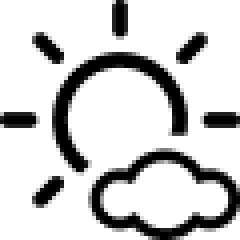
#> input picture mcp-weather-ink-suite/client-pi/src/resources/weather_type/102.png, 60 x 60 px (shown 4 times larger)
$ python simulate_display.py
#> lines starting #> are read from the running program, lines starting #| are printed output that depends on the picture
#> in generate_weather_image, `image = Image.new("RGB", (settings.EPD_WIDTH, settings.EPD_HEIGHT), se..`: image: PIL image 264x176 RGB; every value is 255
### mcp-weather-ink-suite/client-pi/src/services/drawing.py
"""
Drawing and image generation service.
Contains all logic for creating the weather display interface.
"""
import os
from PIL import Image, ImageDraw, ImageFont
from typing import Dict, Tuple
from config import settings

# WMO Weather Code to Icon File Mapping
# Maps Open-Meteo WMO codes to local icon filenames
WMO_MAPPING = {
    0: "100.png",      # Clear sky
    1: "102.png",      # Mainly clear
    2: "103.png",      # Partly cloudy
    3: "104.png",      # Overcast
    45: "501.png",     # Fog
    48: "510.png",     # Depositing rime fog
    51: "309.png",     # Light drizzle
    53: "309.png",     # Moderate drizzle
    55: "309.png",     # Dense drizzle
    56: "313.png",     # Light freezing drizzle
    57: "313.png",     # Dense freezing drizzle
    61: "305.png",     # Slight rain
    63: "306.png",     # Moderate rain
    65: "307.png",     # Heavy rain
    66: "313.png",     # Light freezing rain
    67: "313.png",     # Heavy freezing rain
    71: "400.png",     # Slight snow fall
    73: "401.png",     # Moderate snow fall
    75: "402.png",     # Heavy snow fall
    77: "400.png",     # Snow grains
    80: "300.png",     # Slight rain showers
    81: "300.png",     # Moderate rain showers
    82: "301.png",     # Violent rain showers
    85: "407.png",     # Slight snow showers
    86: "407.png",     # Heavy snow showers
    95: "302.png",     # Thunderstorm
    96: "304.png",     # Thunderstorm with slight hail
    99: "304.png",     # Thunderstorm with heavy hail
}


def load_font(size: int) -> ImageFont.FreeTypeFont:
    """
    Load font with specified size.

    Args:
        size: Font size in points

    Returns:
        Font object (falls back to default if custom font not found)
    """
    try:
        return ImageFont.truetype(settings.font_path, size)
    except IOError:
        return ImageFont.load_default()


def sanitize_text(text: str) -> str:
    """
    Sanitize text for display compatibility.

    Replaces problematic characters that may not render correctly.

    Args:
        text: Input text (will be converted to string if not already)

    Returns:
        Sanitized text string
    """
    if not isinstance(text, str):
        text = str(text)
    return text.replace("℃", "°C").replace("μ", "u").replace("！", "!").replace("：", ":")


def recolor_icon(icon_path: str, target_color: Tuple[int, int, int]) -> Image.Image:
    """
    Load an icon and recolor it to the target color.

    Args:
        icon_path: Full path to the icon file
        target_color: RGB tuple for target color

    Returns:
        RGBA Image with recolored icon (transparent background)
    """
#> called with target_color = (255, 0, 0)
    if not os.path.exists(icon_path):
        return Image.new("RGBA", (20, 20), (0, 0, 0, 0))

    icon = Image.open(icon_path).convert("RGBA")
#> icon is the input picture: PIL image 60x60 RGBA; mean R, G, B, A 0, 0, 0, 48.9
    color_block = Image.new("RGBA", icon.size, target_color)
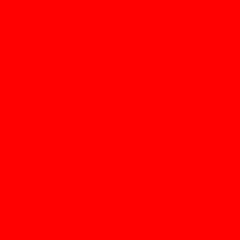
#> color_block: PIL image 60x60 RGBA (shown 4 times larger); mean R, G, B, A 255, 0, 0, 255
    result = Image.new("RGBA", icon.size, (0, 0, 0, 0))
#> result: PIL image 60x60 RGBA; every value is 0
    result.paste(color_block, (0, 0), mask=icon)
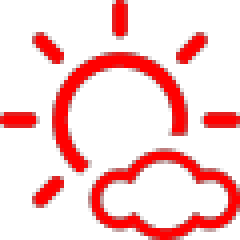
#> result: PIL image 60x60 RGBA (shown 4 times larger); mean R, G, B, A 48.9, 0, 0, 48.9; transparent parts drawn white
    return result


def draw_text_centered_x(
    draw: ImageDraw.Draw,
    text: str,
    font: ImageFont.FreeTypeFont,
    y: int,
    center_x: int,
    color: Tuple[int, int, int]
) -> None:
    """
    Draw text centered horizontally at specified y position.

    Args:
        draw: PIL ImageDraw object
        text: Text to draw
        font: Font to use
        y: Y coordinate
        center_x: X coordinate for center alignment
        color: Text color (RGB tuple)
    """
    text = sanitize_text(text)
    bbox = draw.textbbox((0, 0), text, font=font)
    text_width = bbox[2] - bbox[0]
    draw.text((center_x - text_width / 2, y), text, font=font, fill=color)


def draw_text_absolute(
    draw: ImageDraw.Draw,
    text: str,
    font: ImageFont.FreeTypeFont,
    x: int,
    y: int,
    color: Tuple[int, int, int] = (0, 0, 0)
) -> None:
    """
    Draw text at absolute coordinates.

    Args:
        draw: PIL ImageDraw object
        text: Text to draw
        font: Font to use
        x: X coordinate
        y: Y coordinate
        color: Text color (RGB tuple)
    """
    text = sanitize_text(text)
    draw.text((x, y), text, font=font, fill=color)


def get_aqi_icon_and_level(aqi: int) -> Tuple[str, str]:
    """
    Get emoticon filename and pollution level text based on AQI value.

    Args:
        aqi: Air Quality Index value

    Returns:
        Tuple of (emoticon_filename, pollution_level_text)
    """
    if 0 <= aqi <= 50:
        return "emoticon-happy-outline.png", "Good"
    elif 51 <= aqi <= 100:
        return "emoticon-neutral-outline.png", "Moderate"
    elif 101 <= aqi <= 150:
        return "emoticon-sad-outline.png", "Unhealthy\nfor Sensitive Groups"
    elif 151 <= aqi <= 200:
        return "emoticon-cry-outline.png", "Unhealthy"
    elif 201 <= aqi <= 300:
        return "emoticon-sick-outline.png", "Very Unhealthy"
    else:
        return "emoticon-dead-outline.png", "Hazardous"


# [44 lines left out: function split_image_for_epd, not called in this run]


def generate_weather_image(data: Dict) -> Image.Image:
    """
    Generate the complete weather display interface as an RGB image.

    Implements three-tier AQI color scheme:
    1. 0-100: White background, black text (normal)
    2. 101-200: White background, red highlights (warning)
    3. >200: Red background, white text (alert)

    Args:
        data: Dictionary containing display data with keys:
            - country_code: ISO country code (e.g., "CHN")
            - city_name: City name (e.g., "Chongqing")
            - timestamp: Formatted timestamp string
            - weather_code: WMO weather code (integer)
            - weather_desc: Weather description text
            - temperature: Temperature value (float or string)
            - aqi: Air Quality Index (integer)
            - pm25: PM2.5 concentration value
            - advice_msg: Health advice message (max 32 chars)

    Returns:
        RGB PIL Image ready for display
    """
    image = Image.new("RGB", (settings.EPD_WIDTH, settings.EPD_HEIGHT), settings.COLOR_WHITE)
    draw = ImageDraw.Draw(image)

    # Load fonts
    fonts = {
        13: load_font(13),
        14: load_font(14),
        15: load_font(15),
        16: load_font(16),
        20: load_font(20),
        48: load_font(48)
    }

    # 1. Top bar
    draw.rectangle([(0, 0), (settings.EPD_WIDTH, 24)], fill=settings.COLOR_BLACK)
    draw_text_centered_x(
        draw, "Smart Weather Display Terminal",
        fonts[14], 5, settings.EPD_WIDTH / 2, settings.COLOR_WHITE
    )

    # 2. Info bar (Country/City/Time)
    y_bc = 24
    mid_x = settings.EPD_WIDTH // 2
    draw_text_centered_x(
        draw, f"{data['country_code']}-{data['city_name']}",
        fonts[14], y_bc + 2, mid_x / 2, settings.COLOR_BLACK
    )
    draw_text_absolute(
        draw, data['timestamp'],
        fonts[14], mid_x - 4, y_bc + 2, settings.COLOR_BLACK
    )

    # 3. Core area (AQI & Weather)
    y_de = 44
    aqi_val = int(data['aqi'])

    # Three-tier color scheme
    if aqi_val <= 100:
        bg_color = settings.COLOR_WHITE
        fg_color = settings.COLOR_BLACK
        highlight_color = settings.COLOR_BLACK
        icon_color = settings.COLOR_BLACK
    elif 101 <= aqi_val <= 200:
        bg_color = settings.COLOR_WHITE
        fg_color = settings.COLOR_BLACK
        highlight_color = settings.COLOR_RED
        icon_color = settings.COLOR_RED
    else:  # aqi_val > 200
        bg_color = settings.COLOR_RED
        fg_color = settings.COLOR_WHITE
        highlight_color = settings.COLOR_WHITE
        icon_color = settings.COLOR_WHITE

    draw.rectangle([(0, y_de), (settings.EPD_WIDTH, y_de + 104)], fill=bg_color)

    # Weather icon
    w_filename = WMO_MAPPING.get(data['weather_code'], "999.png")
    w_path = os.path.join(settings.weather_dir, w_filename)
    w_img = recolor_icon(w_path, icon_color).resize((60, 60), Image.Resampling.LANCZOS)
    image.paste(w_img, (36, 62), mask=w_img)
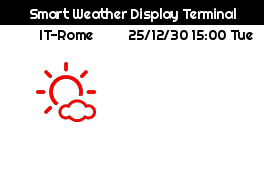
#> image: PIL image 264x176 RGB; mean R, G, B 219.5, 216.1, 216.1

    # Emoticon icon
    emo_file, pollution_text = get_aqi_icon_and_level(aqi_val)
    emo_path = os.path.join(settings.emoticon_dir, emo_file)
    emo_img = recolor_icon(emo_path, icon_color).resize((24, 24), Image.Resampling.LANCZOS)
#> emo_img: PIL image 24x24 RGBA; every value is 0
    image.paste(emo_img, (5, 49), mask=emo_img)

    # Text elements
    temp_str = str(data['temperature']).replace('.0', '') if isinstance(data['temperature'], float) else str(data['temperature'])
    weather_str = f"{data['weather_desc']} {temp_str}°C"
    draw_text_centered_x(draw, weather_str, fonts[15], 130, 66, fg_color)

    draw_text_absolute(draw, "PM2.5:", fonts[13], 136, 48, fg_color)
    pm25_str = str(data['pm25']).replace('.0', '') if isinstance(data['pm25'], float) else str(data['pm25'])
    draw_text_absolute(draw, f"   {pm25_str} ug/m3", fonts[13], 171, 48, fg_color)
    draw_text_absolute(draw, "AQI", fonts[20], 132, 70, fg_color)

    # AQI value uses highlight color
    draw_text_absolute(draw, str(aqi_val), fonts[48], 171, 60, highlight_color)

    # Pollution level text
    if '\n' in pollution_text:
        lines = pollution_text.split('\n')
        draw_text_centered_x(draw, lines[0], fonts[13], 119, 132 + 66, fg_color)
        draw_text_centered_x(draw, lines[1], fonts[13], 131, 132 + 66, fg_color)
    else:
        draw_text_centered_x(draw, pollution_text, fonts[16], 119, 132 + 66, fg_color)

    # 4. Bottom advice message (LLM-generated)
    draw.rectangle([(0, 148), (settings.EPD_WIDTH, 176)], fill=settings.COLOR_WHITE)
    draw.line([(0, 148), (settings.EPD_WIDTH, 148)], fill=settings.COLOR_BLACK, width=1)
    draw_text_centered_x(
        draw, data['advice_msg'],
        fonts[16], 153, settings.EPD_WIDTH / 2, settings.COLOR_BLACK
    )

    return image

### mcp-weather-ink-suite/client-pi/src/config.py
"""
Configuration management for the MCP Server.
Handles environment variables, paths, and constants.
"""
import os
from pydantic_settings import BaseSettings


class Settings(BaseSettings):
    """Application settings and configuration."""

    # E-Paper Display Configuration
    EPD_WIDTH: int = 264
    EPD_HEIGHT: int = 176

    # Resource Paths (relative to src/resources)
    BASE_DIR: str = os.path.dirname(os.path.dirname(os.path.abspath(__file__)))
    RESOURCE_DIR: str = os.path.join(BASE_DIR, "src", "resources")

    FONT_NAME: str = "Righteous-Regular.ttf"
    PATH_EMOTICON: str = "emoticon_30px"
    PATH_WEATHER: str = "weather_type"

    @property
    def font_path(self) -> str:
        """Get the full path to the font file."""
        return os.path.join(self.RESOURCE_DIR, self.FONT_NAME)

    @property
    def emoticon_dir(self) -> str:
        """Get the full path to the emoticon directory."""
        return os.path.join(self.RESOURCE_DIR, self.PATH_EMOTICON)

    @property
    def weather_dir(self) -> str:
        """Get the full path to the weather icons directory."""
        return os.path.join(self.RESOURCE_DIR, self.PATH_WEATHER)

    # Color Definitions (RGB tuples)
    COLOR_BLACK: tuple = (0, 0, 0)
    COLOR_WHITE: tuple = (255, 255, 255)
    COLOR_RED: tuple = (255, 0, 0)

    class Config:
        """Pydantic configuration."""
        case_sensitive = False


# Global settings instance
settings = Settings()

### mcp-weather-ink-suite/client-pi/src/simulate_display.py
import sys
import os
import logging
from datetime import datetime
from typing import List, Dict

# Setup logging
logging.basicConfig(level=logging.INFO)
logger = logging.getLogger("simulate_display")

# Ensure we can import from the current directory (src)
sys.path.append(os.path.dirname(os.path.abspath(__file__)))

try:
    from services.drawing import generate_weather_image, split_image_for_epd
    from config import settings
except ImportError as e:
    logger.error(f"Import failed: {e}")
    logger.info(f"sys.path: {sys.path}")
    raise

def run_simulation_case(case_name: str, data: Dict):
    logger.info(f"--- Simulating Case: {case_name} ---")
    logger.info(f"Data: {data}")

    # 1. Generate RGB Image
    try:
        rgb_image = generate_weather_image(data)
        rgb_filename = f"simulation_{case_name}_rgb.png"
        rgb_image.save(rgb_filename)
        logger.info(f"Saved RGB: {rgb_filename}")
    except Exception as e:
        logger.error(f"Failed to generate RGB image for {case_name}: {e}")
        return

    # 2. Split for EPD
    try:
        image_black, image_red = split_image_for_epd(rgb_image)

        black_filename = f"simulation_{case_name}_black.png"
        red_filename = f"simulation_{case_name}_red.png"

        image_black.save(black_filename)
        image_red.save(red_filename)

        logger.info(f"Saved Black Channel: {black_filename}")
        logger.info(f"Saved Red Channel: {red_filename}")

    except Exception as e:
        logger.error(f"Failed to split image for {case_name}: {e}")

def simulate():
    logger.info("Starting simulation...")

    # Test Case 1: Rome (User provided)
    # Note: User provided 'city' key, mapped to 'city_name'
    # Added 'country_code' default
    case_rome = {
        "country_code": "IT",
        "city_name": "Rome",
        "timestamp": "25/12/30 15:00 Tue",
        "weather_code": 1,
        "weather_desc": "Mainly clear",
        "temperature": 13.1,
        "aqi": 104,
        "pm25": 104,
        "warning_msg": "Wear mask & warm clothes!"
    }

    # Test Case 2: Yogyakarta (User provided)
    case_yogya = {
        "country_code": "IDN",
        "city_name": "Yogyakarta",
        "timestamp": "25/12/30 01:00 Mon",
        "weather_code": 2,
        "weather_desc": "Partly cloudy",
        "temperature": 27.5,
        "aqi": 90,
        "pm25": 90.0,
        "warning_msg": "Sensitive people take care!"
    }

    run_simulation_case("rome", case_rome)
    run_simulation_case("yogyakarta", case_yogya)
#> call 3 of recolor_icon, with target_color = (0, 0, 0)
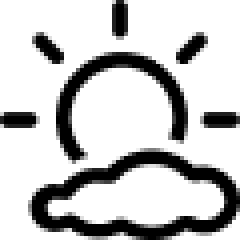
#> input picture mcp-weather-ink-suite/client-pi/src/resources/weather_type/103.png, 60 x 60 px (shown 4 times larger)
#> in recolor_icon, icon is the input picture: PIL image 60x60 RGBA; mean R, G, B, A 0, 0, 0, 56.6
#> in generate_weather_image (call 2), `image.paste(w_img, (36, 62), mask=w_img)`:
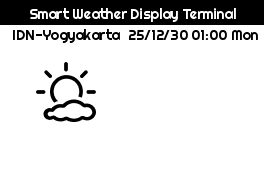
#> image: PIL image 264x176 RGB; min 0, max 255, mean 213.8

    logger.info("All simulations complete.")

if __name__ == "__main__":
    simulate()
